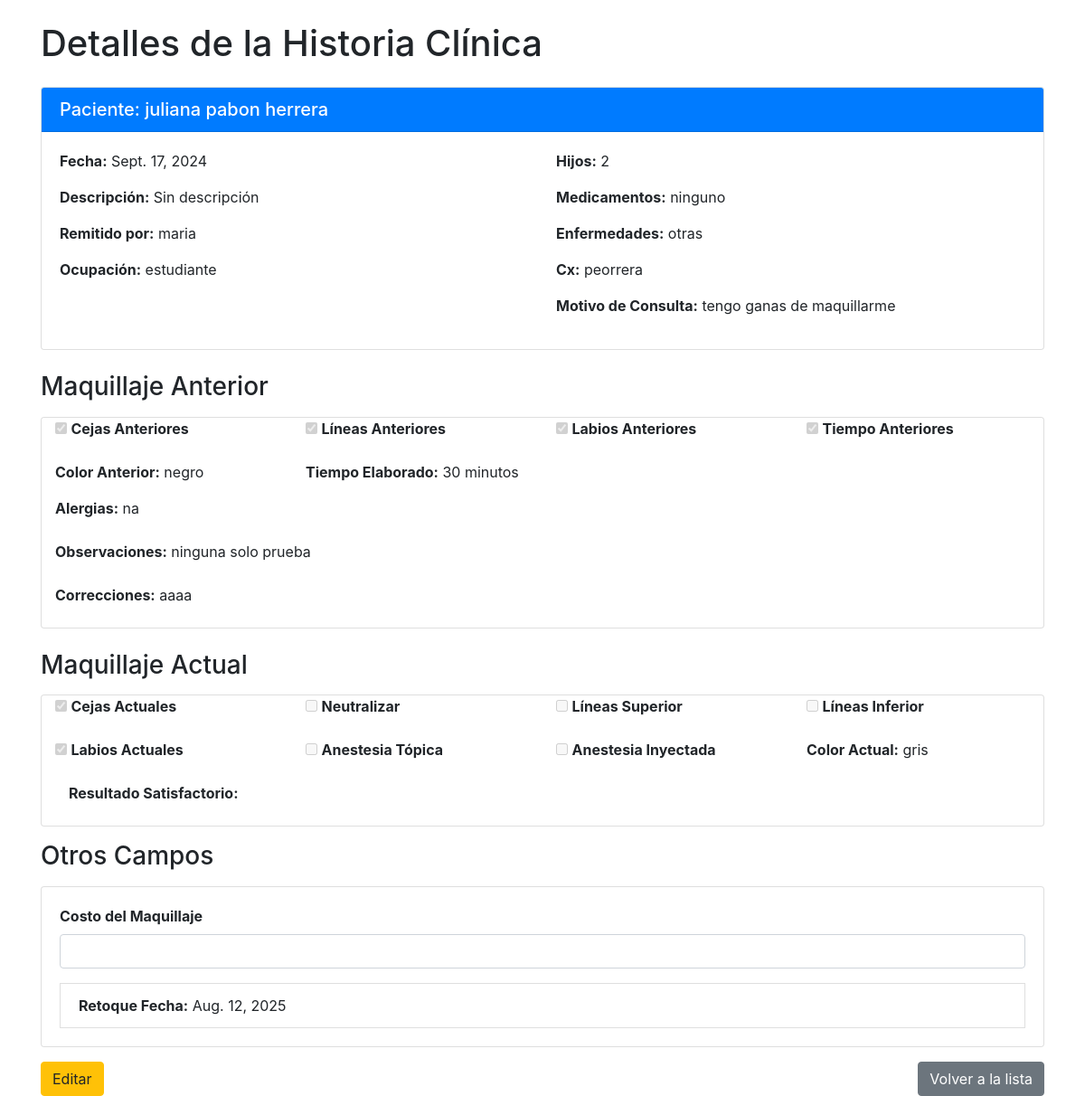
Page /pacientes/hc_maquillaje/historia/2/ on the earlier database version.
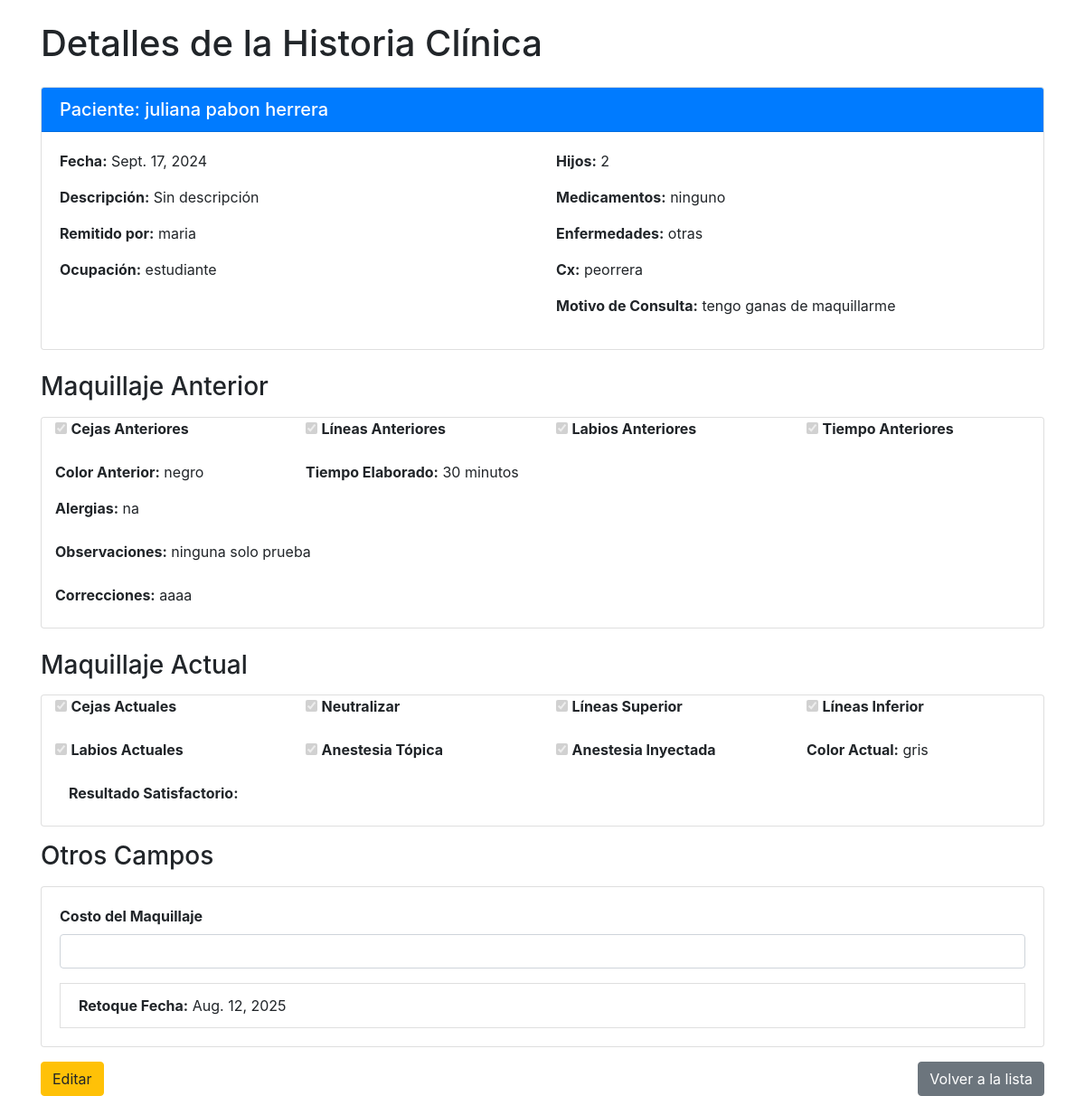
Same page on the later database version.
### hc_maquillaje/models.py (models this page shows, shortened)
class HistoriaClinica(models.Model):
    paciente = models.ForeignKey(
        Paciente,
        on_delete=models.CASCADE,
        related_name='historias_clinicas_hc_maquillaje'
    )
    fecha = models.DateField()
    descripcion = models.TextField(blank=True)  # Campo opcional para la descripción
    remitido_por = models.CharField(max_length=100, blank=True)
    ocupacion = models.CharField(max_length=100, blank=True)
    hijos = models.IntegerField(blank=True, null=True)  # Permitir nulos
    medicamentos = models.TextField(blank=True)  # Removí max_length porque no se aplica aquí
    enfermedades = models.TextField(blank=True)  # Lo mismo aquí
    cx = models.TextField(blank=True)  # Cirugías
    motivo_consulta = models.TextField(blank=True)
    cejas_anteriores = models.BooleanField(default=False)
    lineas_anteriores = models.BooleanField(default=False)
    labios_anteriores = models.BooleanField(default=False)
    tiempo_anteriores = models.BooleanField(default=False)
    tiempo_elaborado = models.CharField(max_length=100, blank=True)
    color_anterior = models.CharField(max_length=100, blank=True)
    alergias = models.TextField(blank=True)  # Removí max_length porque no se aplica aquí
    observaciones = models.TextField(blank=True)  # Lo mismo aquí
    correcciones = models.TextField(blank=True)  # Lo mismo aquí
    cejas_actuales = models.BooleanField(default=False)
    color_actual = models.CharField(max_length=100, blank=True)
    neutralizar = models.BooleanField(default=False)
    lineas_superior = models.BooleanField(default=False)
    lineas_inferior = models.BooleanField(default=False)
    labios_actuales = models.BooleanField(default=False)
    anestesia_topica = models.BooleanField(default=False)
    anestesia_inyectada = models.BooleanField(default=False)
    material_desechable = models.CharField(max_length=100, blank=True)
    resultado_satisfactorio = models.TextField(blank=True)  # Removí max_length porque no se aplica aquí
    costo_maquillaje = models.IntegerField(blank=True, null=True)  # Permitir nulos para números
    retoque_fecha = models.DateField(blank=True, null=True)  # Para fechas, usa null=True

### hc_maquillaje/views.py (the view)
# urls.py: path('historia/<int:pk>/', HistoriaClinicaDetailView.as_view(), name='ver_historia_clinica'),
class HistoriaClinicaDetailView(DetailView):
    model = HistoriaClinica
    template_name = 'hc_maquillaje/historia_clinica_detail.html'  # Plantilla para mostrar los detalles
    def get_context_data(self, **kwargs):
        context = super().get_context_data(**kwargs)
        historia_clinica = self.get_object()
        paciente = get_object_or_404(Paciente, id=historia_clinica.paciente_id)
        context['paciente'] = paciente
        return context

### hc_maquillaje/templates/hc_maquillaje/historia_clinica_detail.html (shortened to what the changed rows need)
<!DOCTYPE html>
<html lang="es">
<head>
    <link rel="stylesheet" href="https://stackpath.bootstrapcdn.com/bootstrap/4.5.2/css/bootstrap.min.css">
</head>
<body>
    <div class="container mt-4">
        <h1 class="mb-4">Detalles de la Historia Clínica</h1>
        <div class="card mb-4">
            <div class="card-body">
                <div class="row">
                    <div class="col-md-6">
                        <p><strong>Fecha:</strong> {{ object.fecha }}</p>
                        <p><strong>Descripción:</strong> {{ object.descripcion }}</p>
                        <p><strong>Remitido por:</strong> {{ object.remitido_por }}</p>
                        <p><strong>Ocupación:</strong> {{ object.ocupacion }}</p>
                    </div>
                    <div class="col-md-6">
                        <p><strong>Hijos:</strong> {{ object.hijos }}</p>
                        <p><strong>Medicamentos:</strong> {{ object.medicamentos }}</p>
                        <p><strong>Enfermedades:</strong> {{ object.enfermedades }}</p>
                        <p><strong>Cx:</strong> {{ object.cx }}</p>
                        <p><strong>Motivo de Consulta:</strong> {{ object.motivo_consulta }}</p>
                    </div>
                </div>
            </div>
        </div>
        <div class="mb-4">
            <div class="card">
                <div class="container">
                    <div class="row">
                        <div class="col-md-3 mb-3">
                            <label>
                                <input type="checkbox" disabled {% if object.cejas_anteriores %}checked{% endif %}>
                                <strong>Cejas Anteriores</strong>
                            </label>
                        </div>
                        <div class="col-md-3 mb-3">
                            <label>
                                <input type="checkbox" disabled {% if object.lineas_anteriores %}checked{% endif %}>
                                <strong>Líneas Anteriores</strong>
                            </label>
                        </div>
                        <div class="col-md-3 mb-3">
                            <label>
                                <input type="checkbox" disabled {% if object.labios_anteriores %}checked{% endif %}>
                                <strong>Labios Anteriores</strong>
                            </label>
                        </div>
                        <div class="col-md-3 mb-3">
                            <label>
                                <input type="checkbox" disabled {% if object.tiempo_anteriores %}checked{% endif %}>
                                <strong>Tiempo Anteriores</strong>
                            </label>
                        </div>
                    </div>
                    <div class="row">
                        <div class="col-md-3 mb-3">
                            <strong>Color Anterior:</strong> {{ object.color_anterior }}
                        </div>
                        <div class="col-md-3 mb-3">
                            <strong>Tiempo Elaborado:</strong> {{ object.tiempo_elaborado }}
                        </div>
                        <div class="col-md-12 mb-3">
                            <label for="id_alergias"><strong>Alergias:</strong></label>
                            {{ object.alergias }}
                        </div>
                        <div class="col-md-12 mb-3">
                            <label for="id_observaciones"><strong>Observaciones:</strong></label>
                            {{ object.observaciones }}
                        </div>
                        <div class="col-md-12 mb-3">
                            <label for="id_correcciones"><strong>Correcciones:</strong></label>
                            {{ object.correcciones }}
                        </div>
                    </div>
                </div>
            </div>
        </div>
        <div class="card mb-3">
            <div class="container">
                <div class="row">
                    <div class="col-md-3 mb-3">
                        <label>
                            <input type="checkbox" disabled {% if object.cejas_actuales %}checked{% endif %}>
                            <strong>Cejas Actuales</strong>
                        </label>
                    </div>
                    <div class="col-md-3 mb-3">
                        <label>
                            <input type="checkbox" disabled {% if object.neutralizar %}checked{% endif %}>
                            <strong>Neutralizar</strong>
                        </label>
                    </div>
                    <div class="col-md-3 mb-3">
                        <label>
                            <input type="checkbox" disabled {% if object.lineas_superior %}checked{% endif %}>
                            <strong>Líneas Superior</strong>
                        </label>
                    </div>
                    <div class="col-md-3 mb-3">
                        <label>
                            <input type="checkbox" disabled {% if object.lineas_inferior %}checked{% endif %}>
                            <strong>Líneas Inferior</strong>
                        </label>
                    </div>
                </div>
                <div class="row">
                    <div class="col-md-3 mb-3">
                        <label>
                            <input type="checkbox" disabled {% if object.labios_actuales %}checked{% endif %}>
                            <strong>Labios Actuales</strong>
                        </label>
                    </div>
                    <div class="col-md-3 mb-3">
                        <label>
                            <input type="checkbox" disabled {% if object.anestesia_topica %}checked{% endif %}>
                            <strong>Anestesia Tópica</strong>
                        </label>
                    </div>
                    <div class="col-md-3 mb-3">
                        <label>
                            <input type="checkbox" disabled {% if object.anestesia_inyectada %}checked{% endif %}>
                            <strong>Anestesia Inyectada</strong>
                        </label>
                    </div>
                    <div class="col-md-3 mb-3">
                        <strong>Color Actual:</strong> {{ object.color_actual }}
                    </div>
                </div>
            </div>
        </div>
        <div class="card mb-3">
            <div class="card-body">
                <div class="mb-3">
                    <label for="id_costo_maquillaje" class="form-label"><strong>Costo del Maquillaje</strong></label>
                    <input type="number" class="form-control" id="id_costo_maquillaje" name="costo_maquillaje" required>
                </div>
                <li class="list-group-item"><strong>Retoque Fecha:</strong> {{ object.retoque_fecha }}</li>
            </div>
        </div>
    </div>
</body>
</html>

Differences in the rows shown:
changed HistoriaClinica "Sin descripción": neutralizar "☐" → "☑"; lineas_superior "☐" → "☑"; lineas_inferior "☐" → "☑"; anestesia_topica "☐" → "☑"; anestesia_inyectada "☐" → "☑"
